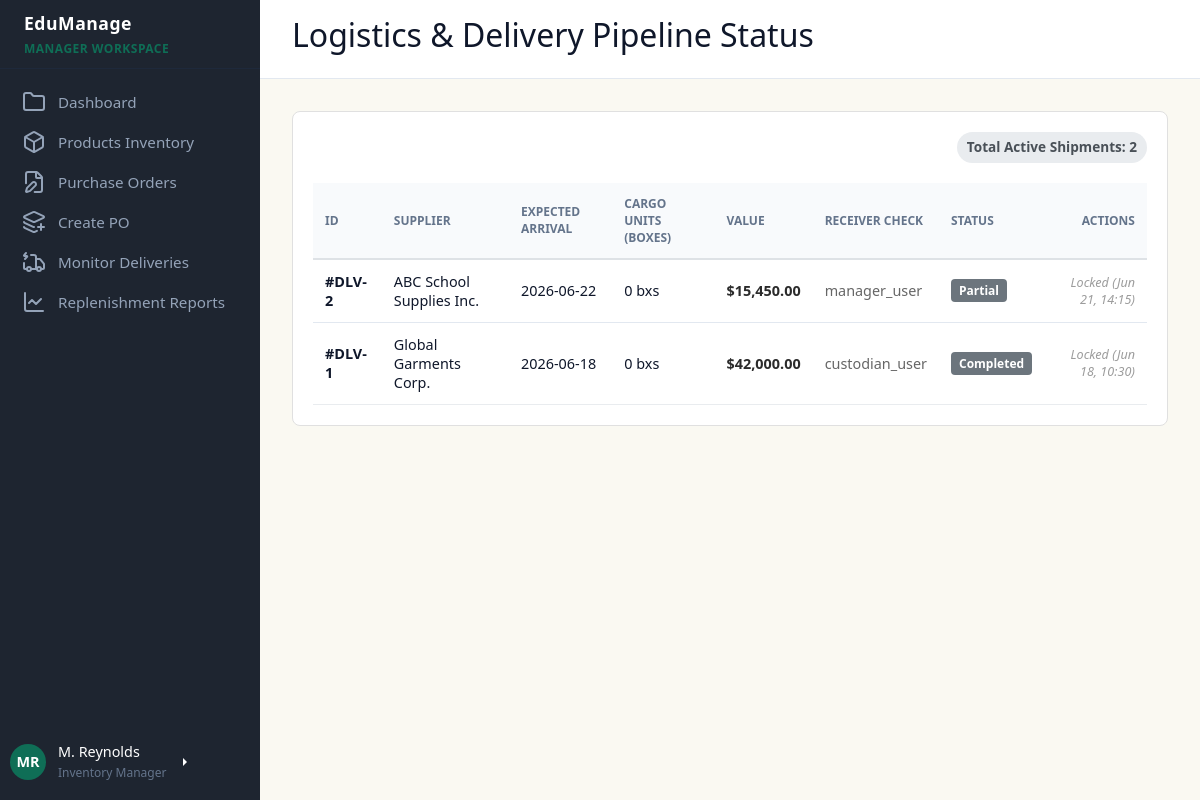
Page /dashboards/manager/manager_dashboard.php?page=deliveries (signed in) on the earlier database version.
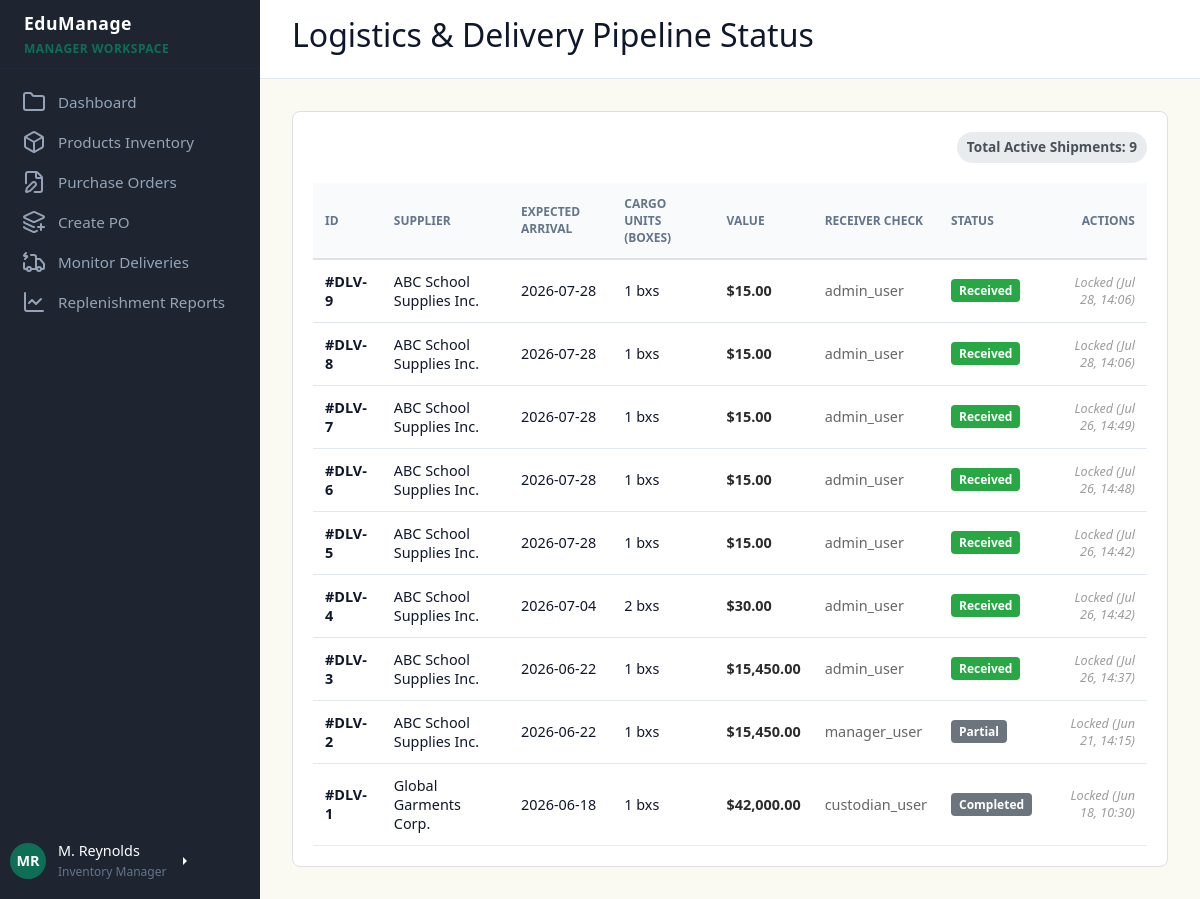
Same page on the later database version.
### tables this page shows
CREATE TABLE `deliveries` (
  `delivery_id` int(11) NOT NULL,
  `purchase_order_id` int(11) NOT NULL,
  `received_date` datetime NOT NULL,
  `received_by` int(11) NOT NULL,
  `status` varchar(30) NOT NULL
);

CREATE TABLE `suppliers` (
  `supplier_id` int(11) NOT NULL,
  `supplier_name` varchar(100) NOT NULL,
  `contact_person` varchar(50) DEFAULT NULL,
  `email` varchar(100) DEFAULT NULL,
  `phone` varchar(30) DEFAULT NULL,
  `address` text DEFAULT NULL,
  `created_at` datetime DEFAULT current_timestamp()
);

CREATE TABLE `purchase_orders` (
  `purchase_order_id` int(11) NOT NULL,
  `supplier_id` int(11) NOT NULL,
  `order_date` date NOT NULL,
  `expected_delivery_date` date NOT NULL,
  `status` varchar(30) NOT NULL,
  `total_amount` decimal(10,2) NOT NULL,
  `created_by` varchar(100) NOT NULL,
  `Box_unit` int(11) DEFAULT NULL
);

CREATE TABLE `users` (
  `user_id` int(11) NOT NULL,
  `first_name` varchar(50) NOT NULL,
  `last_name` varchar(50) NOT NULL,
  `email` varchar(100) NOT NULL,
  `username` varchar(50) NOT NULL,
  `password_hash` varchar(255) NOT NULL,
  `role` varchar(20) NOT NULL,
  `is_archived` tinyint(1) NOT NULL DEFAULT 0,
  `created_at` datetime DEFAULT current_timestamp()
);

### dashboards/manager/modules/deliveries.php (the view, shortened to what this page needs)
<?php
$deliveries_query = "
    SELECT d.delivery_id, d.received_date, d.status as delivery_status,
           po.purchase_order_id, po.expected_delivery_date, po.total_amount, po.Box_unit,
           s.supplier_name,
           u.username as receiver_name
    FROM deliveries d
    INNER JOIN purchase_orders po ON d.purchase_order_id = po.purchase_order_id
    INNER JOIN suppliers s ON po.supplier_id = s.supplier_id
    LEFT JOIN users u ON d.received_by = u.user_id
    ORDER BY po.expected_delivery_date DESC
";
$deliveries_result = $conn->query($deliveries_query);
?>
<div class="deliveries-module" style="background: white; padding: 20px; border-radius: 8px; border: 1px solid #e0e0e0;">
    <div style="display: flex; justify-content: end; align-items: center; margin-bottom: 20px;">
        <span style="background: #e9ecef; padding: 5px 10px; border-radius: 20px; font-size: 0.85rem; font-weight: bold; color: #495057;">
            Total Active Shipments: <?= $deliveries_result->num_rows ?>
        </span>
    </div>
    <table style="width: 100%; border-collapse: collapse; text-align: left; font-size: 0.9rem;">
        <thead>
            <tr style="background: #f1f3f5; border-bottom: 2px solid #dee2e6;">
                <th style="padding: 12px;">ID</th>
                <th style="padding: 12px;">Supplier</th>
                <th style="padding: 12px;">Expected Arrival</th>
                <th style="padding: 12px;">Cargo Units (Boxes)</th>
                <th style="padding: 12px;">Value</th>
                <th style="padding: 12px;">Receiver Check</th>
                <th style="padding: 12px;">Status</th>
                <th style="padding: 12px; text-align: right;">Actions</th>
            </tr>
        </thead>
        <tbody>
            <?php if ($deliveries_result->num_rows === 0): ?>
                <tr>
                    <td colspan="8" style="padding: 20px; text-align: center; color: #868e96;">No shipments or transport orders found in logs.</td>
                </tr>
            <?php else: ?>
                <?php while ($delivery = $deliveries_result->fetch_assoc()): ?>
                    <tr style="border-bottom: 1px solid #e9ecef;">
                        <td style="padding: 12px; font-weight: bold;">#DLV-<?= $delivery['delivery_id'] ?></td>
                        <td style="padding: 12px;"><?= htmlspecialchars($delivery['supplier_name']) ?></td>
                        <td style="padding: 12px;"><?= htmlspecialchars($delivery['expected_delivery_date']) ?></td>
                        <td style="padding: 12px;"><?= htmlspecialchars($delivery['Box_unit'] ?? '0') ?> bxs</td>
                        <td style="padding: 12px; font-weight: bold; color: #2b2b2b;">$<?= number_format($delivery['total_amount'], 2) ?></td>
                        <td style="padding: 12px; color: #666;">
                            <?= $delivery['receiver_name'] ? htmlspecialchars($delivery['receiver_name']) : '<em style="color:#adb5bd;">Unassigned</em>' ?>
                        </td>
                        <td style="padding: 12px;">
                            <?php
                            $status = $delivery['delivery_status'];
                            $badge_color = '#6c757d';
                            if ($status === 'Received') $badge_color = '#28a745';
                            ?>
                            <span style="background: <?= $badge_color ?>; color: white; padding: 3px 8px; border-radius: 4px; font-size: 0.75rem; font-weight: bold;">
                                <?= htmlspecialchars($status) ?>
                            </span>
                        </td>
                        <td style="padding: 12px; text-align: right;">
                            <?php if ($status === 'Pending' || $status === 'Delayed'): ?>
                                <form method="POST" style="display: inline-block; margin: 0;">
                                    <input type="hidden" name="delivery_id" value="<?= $delivery['delivery_id'] ?>">
                                    <select name="status" required style="padding: 4px; font-size: 0.8rem; border-radius: 4px; border: 1px solid #ced4da;">
                                        <option value="">-- Change --</option>
                                        <option value="Received">Received</option>
                                        <option value="Delayed">Delayed</option>
                                        <option value="Cancelled">Cancelled</option>
                                    </select>
                                    <button type="submit" name="update_delivery_status" style="background: #007bff; color: white; border: none; padding: 4px 8px; font-size: 0.8rem; border-radius: 4px; cursor: pointer; margin-left: 2px;">
                                        Apply
                                    </button>
                                </form>
                            <?php else: ?>
                                <small style="color: #9c9c9c; font-style: italic;">Locked (<?= htmlspecialchars($delivery['received_date'] ? date('M d, H:i', strtotime($delivery['received_date'])) : '') ?>)</small>
                            <?php endif; ?>
                        </td>
                    </tr>
                <?php endwhile; ?>
            <?php endif; ?>
        </tbody>
    </table>
</div>

### dashboards/manager/manager_dashboard.php (shortened to what this page needs)
<head>
    <link href="https://cdn.jsdelivr.net/npm/bootstrap@5.3.8/dist/css/bootstrap.min.css" rel="stylesheet">
    <link rel="stylesheet" href="../../css/style.css" />
</head>
<body>
    <aside>
        <div class="brand">
            EduManage
            <span>Manager Workspace</span>
        </div>
        <ul class="menu">
            <li class="menu-item">
                <a href="manager_dashboard.php?page=dashboard"><?php include ("../../icons/folder-icon.html") ?> <span>Dashboard</span></a>
            </li>
            <li class="menu-item">
                <a href="manager_dashboard.php?page=products"><?php include ("../../icons/box-icon.html") ?> <span>Products Inventory</span></a>
            </li>
            <li class="menu-item">
                <a href="manager_dashboard.php?page=orders"><?php include ("../../icons/file-icon.html") ?> <span>Purchase Orders</span></a>
            </li>
            <li class="menu-item">
                <a href="manager_dashboard.php?page=purchase"><?php include ("../../icons/layer-icon.html") ?> <span>Create PO</span></a>
            </li>
            <li class="menu-item">
                <a href="manager_dashboard.php?page=deliveries"><?php include ("../../icons/truck-icon.html") ?> <span>Monitor Deliveries</span></a>
            </li>
            <li class="menu-item">
                <a href="manager_dashboard.php?page=reports"><?php include ("../../icons/graph-icon.html") ?> <span>Replenishment Reports</span></a>
            </li>
        </ul>
        <div class="btn-group dropend mb-2">
            <a role="button" class="user-profile dropdown-toggle text-white text-decoration-none" data-bs-toggle="dropdown" aria-expanded="false">
                <div class="avatar ">MR</div>
                <div class="user-info" style="text-align: left;">
                    <span style="font-size: 0.9rem;">M. Reynolds</span>
                    <span style="font-size: 0.75rem; color: var(--text-muted);">Inventory Manager</span>
                </div>
            </a>
        </div>
    </aside>
    <main>
        <header>
            <h2><?php
            $page = isset($_GET['page']) ? $_GET['page'] : 'dashboard';
            if ($page == 'dashboard') {
                echo 'Overview Dashboard';
            } else if ($page == 'products') {
                echo 'Comprehensive Stock Master List';
            } else if ($page == 'orders') {
                echo 'Procurement & Purchase Orders';
            } else if ($page == 'purchase') {
                echo 'Draft New Bulk Procurement Order';
            } else if ($page == 'deliveries') {
                echo 'Logistics & Delivery Pipeline Status';
            }else {echo ' 404: Module not found ';
            }
            ?> </h2>
        </header>
        <div class="content">
            <?php
            $page = isset($_GET['page']) ? $_GET['page'] : 'dashboard';
            $module_path = "modules/" . $page . ".php";
            if (file_exists($module_path)) {
                include($module_path);
            } else {
                echo "";
            }
            ?>

### css/style.css (style rules this page uses)
* { box-sizing: border-box; margin: 0; padding: 0; font-family: "Segoe UI", system-ui, sans-serif; }
body { background-color: var(--bg-main); color: var(--text-dark); display: flex; height: 100vh; overflow: hidden; }
aside { width: 260px; background-color: var(--bg-sidebar); color: #ffffff; display: flex; flex-direction: column; flex-shrink: 0; }
.brand { padding-inline: 24px; padding-block: 10px; font-size: 1.1rem; font-weight: bold; border-bottom: 1px solid var(--sidebar-active); letter-spacing: 0.5px; }
.brand span { color: var(--primary); display: block; font-size: 0.75rem; text-transform: uppercase; margin-top: 4px; }
.menu { list-style: none; padding: 15px 10px; display: flex; flex-direction: column; gap: 4px; flex-grow: 1; }
.menu-item a { display: flex; align-items: center; gap: 12px; color: #94a3b8; text-decoration: none; padding: 6px; padding-left: 12px; border-radius: 4px; font-size: 0.95rem; transition: all 0.2s; }
main { flex-grow: 1; display: flex; flex-direction: column; overflow-y: auto; }
header { background-color: #ffffff; padding: 16px 32px; border-bottom: 1px solid var(--border); display: flex; justify-content: space-between; align-items: center; flex-shrink: 0; }
.user-profile { display: flex; align-items: center; gap: 12px; padding-left: 10px; margin-bottom: 10px; }
.user-info { display: flex; flex-direction: column; gap: 1px; }
.avatar { width: 36px; height: 36px; background-color: var(--primary); color: #ffffff; border-radius: 50%; display: flex; align-items: center; justify-content: center; font-weight: bold; font-size: 0.9rem; }
.content { padding: 32px; max-width: 1400px; width: 100%; margin: 0 auto; }
.btn-group { display: flex; gap: 12px; }
table { width: 100%; border-collapse: collapse; text-align: left; }
th { background-color: #f8fafc; color: var(--text-muted); font-size: 0.75rem; text-transform: uppercase; font-weight: 700; padding: 14px 24px; border-bottom: 1px solid var(--border); }
td { padding: 16px 24px; border-bottom: 1px solid var(--border); font-size: 0.9rem; }
tr:last-child td { border-bottom: none; }

Differences in the rows shown:
added deliveries: delivery_id "9", suppliers.supplier_name "ABC School Supplies Inc.", purchase_order.expected_delivery_date "2026-07-28", purchase_order.Box_unit "1", purchase_order.total_amount "15.00", received_by.username "admin_user", status "Received", received_date "Jul 28, 14:06"
added deliveries: delivery_id "8", suppliers.supplier_name "ABC School Supplies Inc.", purchase_order.expected_delivery_date "2026-07-28", purchase_order.Box_unit "1", purchase_order.total_amount "15.00", received_by.username "admin_user", status "Received", received_date "Jul 28, 14:06"
added deliveries: delivery_id "7", suppliers.supplier_name "ABC School Supplies Inc.", purchase_order.expected_delivery_date "2026-07-28", purchase_order.Box_unit "1", purchase_order.total_amount "15.00", received_by.username "admin_user", status "Received", received_date "Jul 26, 14:49"
added deliveries: delivery_id "6", suppliers.supplier_name "ABC School Supplies Inc.", purchase_order.expected_delivery_date "2026-07-28", purchase_order.Box_unit "1", purchase_order.total_amount "15.00", received_by.username "admin_user", status "Received", received_date "Jul 26, 14:48"
added deliveries: delivery_id "5", suppliers.supplier_name "ABC School Supplies Inc.", purchase_order.expected_delivery_date "2026-07-28", purchase_order.Box_unit "1", purchase_order.total_amount "15.00", received_by.username "admin_user", status "Received", received_date "Jul 26, 14:42"
added deliveries: delivery_id "4", suppliers.supplier_name "ABC School Supplies Inc.", purchase_order.expected_delivery_date "2026-07-04", purchase_order.Box_unit "2", purchase_order.total_amount "30.00", received_by.username "admin_user", status "Received", received_date "Jul 26, 14:42"
added deliveries: delivery_id "3", suppliers.supplier_name "ABC School Supplies Inc.", purchase_order.expected_delivery_date "2026-06-22", purchase_order.Box_unit "1", purchase_order.total_amount "15,450.00", received_by.username "admin_user", status "Received", received_date "Jul 26, 14:37"
changed through a linked row, deliveries "Jun 21, 14:15": purchase_order.Box_unit "0" → "1"
changed through a linked row, deliveries "Jun 18, 10:30": purchase_order.Box_unit "0" → "1"
Other differences:
$deliveries_result->num_rows: "2" → "9"
